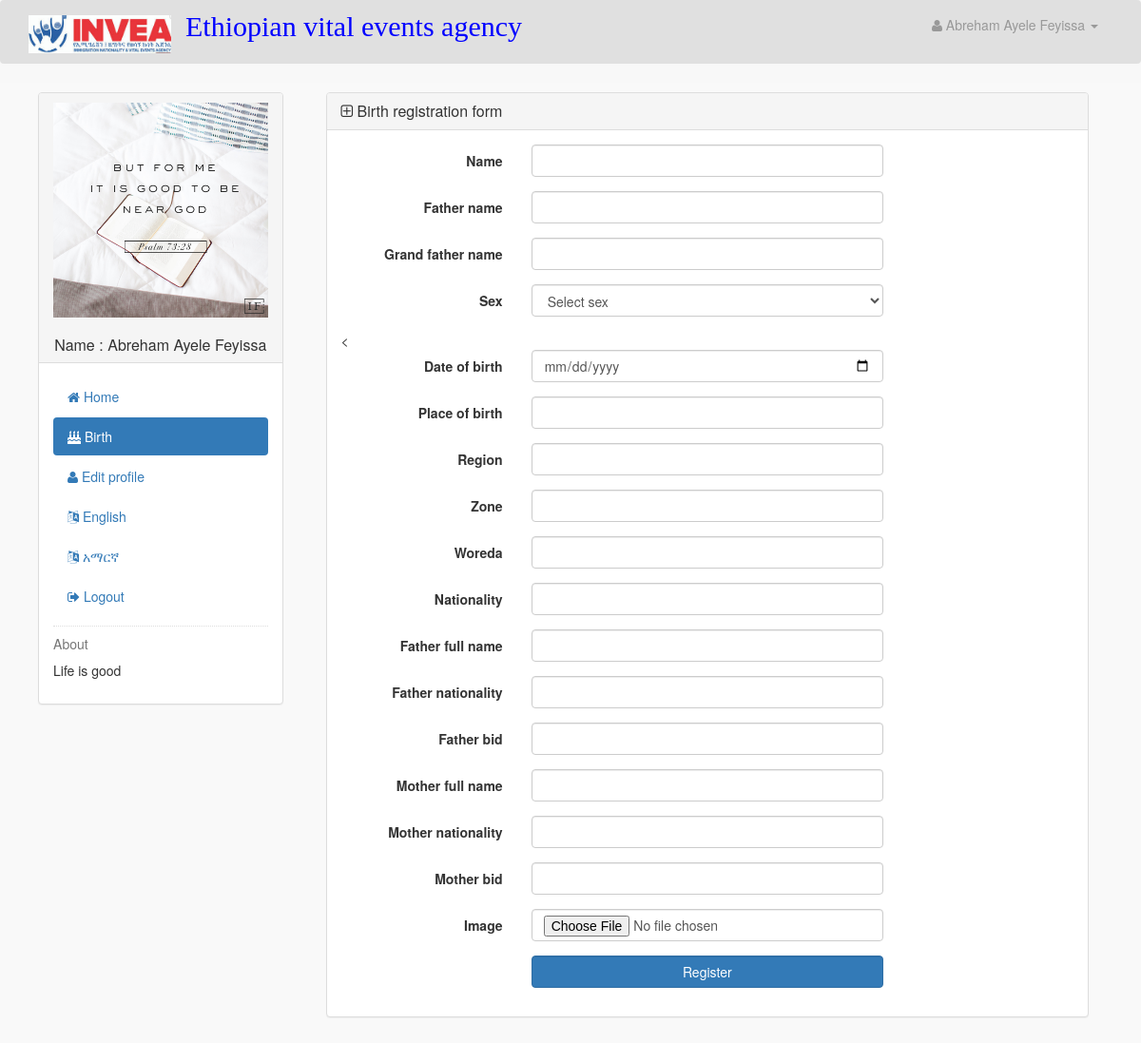
/users/registrar.php?register_birth&lang=eng (signed in), run on the app's committed database.
### tables this page shows
CREATE TABLE `user` (
  `user_id` int(10) NOT NULL,
  `user_name` varchar(255) NOT NULL,
  `user_email` varchar(255) NOT NULL,
  `user_pass` varchar(255) NOT NULL,
  `user_image` text NOT NULL,
  `user_address` text NOT NULL,
  `user_bid` int(11) NOT NULL,
  `user_position` text NOT NULL,
  `user_confrim_code` text NOT NULL,
  `user_contact` text NOT NULL,
  `user_job` text NOT NULL,
  `user_manager_id` int(11) NOT NULL,
  `user_role` text NOT NULL,
  `user_about` text NOT NULL
);

CREATE TABLE `labels` (
  `lang` varchar(50) NOT NULL,
  `name` varchar(255) NOT NULL,
  `father_name` varchar(255) NOT NULL,
  `grand_father_name` varchar(255) NOT NULL,
  `sex` varchar(255) NOT NULL,
  `date_of_birth` varchar(255) NOT NULL,
  `place_of_birth` varchar(255) NOT NULL,
  `region` varchar(255) NOT NULL,
  `zone` varchar(255) NOT NULL,
  `woreda` varchar(255) NOT NULL,
  `nationality` varchar(255) NOT NULL,
  `father_full_name` varchar(255) NOT NULL,
  `father_nationality` varchar(255) NOT NULL,
  `father_bid` varchar(255) NOT NULL,
  `mother_full_name` varchar(255) NOT NULL,
  `mother_nationality` varchar(255) NOT NULL,
  `mother_bid` varchar(255) NOT NULL,
  `image` varchar(255) NOT NULL,
  `birth` varchar(255) NOT NULL,
  `death` varchar(255) NOT NULL,
  `divorce` varchar(255) NOT NULL,
  `marriage` varchar(255) NOT NULL,
  `about` varchar(255) NOT NULL,
  `deceased_name` varchar(255) NOT NULL,
  `title` varchar(255) NOT NULL,
  `place_of_death` varchar(255) NOT NULL,
  `bid` varchar(255) NOT NULL,
  `death_cause` varchar(255) NOT NULL,
  `wife_name` varchar(255) NOT NULL,
  `husband_name` varchar(255) NOT NULL,
  `wife_bid` varchar(255) NOT NULL,
  `husband_bid` varchar(255) NOT NULL,
  `date_o_m` varchar(255) NOT NULL,
  `city` varchar(255) NOT NULL,
  `mid` varchar(255) NOT NULL,
  `divorcee_name` varchar(255) NOT NULL,
  `divorce_name` varchar(255) NOT NULL,
  `date_of_divorce` varchar(255) NOT NULL,
  `pdd` text NOT NULL
);

### users/register_birth.php (the view, shortened to what this page needs)
<?php
if(!isset($_SESSION['user_email'])){
echo "<script>window.open('../login.php','_self')</script>";
}
else {
?>
<!DOCTYPE html>
<html>
<head>
</head>
<body>
<div class="row">
<div class="col-lg-12">
<div class="panel panel-default">
<div class="panel-heading">
<h3 class="panel-title">
<i class="fa fa-plus-square-o"></i> Birth registration form
</h3>
</div>
<div class="panel-body">
<form class="form-horizontal" method="post" enctype="multipart/form-data">
<div class="form-group" >
<label class="col-md-3 control-label" > <?php echo $nm; ?></label>
<div class="col-md-6" >
<input type="text" name="name" class="form-control" required >
</div>
</div>
<div class="form-group" >
<label class="col-md-3 control-label" >  <?php echo $f_nm; ?> </label>
<div class="col-md-6" >
<input type="text" name="father_name" class="form-control" required >
</div>
</div>
<div class="form-group" >
<label class="col-md-3 control-label" > <?php echo $gf_nm; ?></label>
<div class="col-md-6" >
<input type="text" name="grand_father_name" class="form-control" required >
</div>
</div>
<div class="form-group" >
<label class="col-md-3 control-label" >  <?php echo $sex; ?>  </label>
<div class="col-md-6" >
<select class="form-control" name="gender">
<option> Select sex </option>
</select>
</div>
</div>
<<div class="form-group" >
<label class="col-md-3 control-label" >  <?php echo $date_o_b; ?> </label>
<div class="col-md-6" >
<input type="date" name="date_of_birth" class="form-control" required >
</div>
</div>
<div class="form-group" >
<label class="col-md-3 control-label" >  <?php echo $place_o_b; ?> </label>
<div class="col-md-6" >
<input type="text" name="place_of_birth" class="form-control" required >
</div>
</div>
<div class="form-group" >
<label class="col-md-3 control-label" >  <?php echo $reg; ?> </label>
<div class="col-md-6" >
<input type="text" name="region" class="form-control" required >
</div>
</div>
<div class="form-group" >
<label class="col-md-3 control-label" >  <?php echo $zn; ?> </label>
<div class="col-md-6" >
<input type="text" name="zone" class="form-control" required >
</div>
</div>
<div class="form-group" >
<label class="col-md-3 control-label" >  <?php echo $wd; ?> </label>
<div class="col-md-6" >
<input type="text" name="woreda" class="form-control" required >
</div>
</div>
<div class="form-group" >
<label class="col-md-3 control-label" >  <?php echo $nt; ?> </label>
<div class="col-md-6" >
<input type="text" name="nationality" class="form-control" required >
</div>
</div>
<div class="form-group" >
<label class="col-md-3 control-label" ><?php echo $ffn; ?></label>
<div class="col-md-6" >
<input type="text" name="father_full_name" class="form-control" required >
</div>
</div>
<div class="form-group" >
<label class="col-md-3 control-label" ><?php echo $fn; ?> </label>
<div class="col-md-6" >
<input type="text" name="father_nationality" class="form-control" required >
</div>
</div>
<div class="form-group" >
<label class="col-md-3 control-label" > <?php echo $fbid; ?> </label>
<div class="col-md-6" >
<input type="text" name="father_bid" class="form-control" required >
</div>
</div>
<div class="form-group" >
<label class="col-md-3 control-label" > <?php echo $mfn; ?> </label>
<div class="col-md-6" >
<input type="text" name="mother_full_name" class="form-control" required >
</div>
</div>
<div class="form-group" >
<label class="col-md-3 control-label" > <?php echo $mn; ?> </label>
<div class="col-md-6" >
<input type="text" name="mother_nationality" class="form-control" required >
</div>
</div>
<div class="form-group" >
<label class="col-md-3 control-label" ><?php echo $mbid; ?> </label>
<div class="col-md-6" >
<input type="text" name="mother_bid" class="form-control" required >
</div>
</div>
<div class="form-group" >
<label class="col-md-3 control-label" ><?php echo $img; ?> </label>
<div class="col-md-6" >
<input type="file" name="image" class="form-control" >
</div>
</div>
<div class="form-group" >
<label class="col-md-3 control-label" ></label>
<div class="col-md-6" >
<input type="submit" name="submit" value="Register" class="btn btn-primary form-control" >
</div>
</div>
</form>
</div>
</div>
</div>
</div>
</body>
</html>
<?php } ?>

### users/registrar.php (shortened to what this page needs)
<?php
include("../includes/db.php");
if(!isset($_SESSION['user_email'])){
echo "<script>window.open('../login.php','_self')</script>";
}
else{
?>
<?php
$user_session = $_SESSION['user_email'];
$get_user = "select * from user  where user_email='$user_session'";
$run_user = mysqli_query($con,$get_user);
$row_user = mysqli_fetch_array($run_user);
$user_id = $row_user['user_id'];
$user_name = $row_user['user_name'];
    if(isset($_GET['lang']))
    $lang=$_GET['lang'];
    else
    $lang='eng';
    $get_lang="select * from labels where lang='$lang'";
    $run_lang=mysqli_query($con,$get_lang);
        $row_lang=mysqli_fetch_array($run_lang);
        $nm=$row_lang['name'];
        $f_nm=$row_lang['father_name'];
        $gf_nm=$row_lang['grand_father_name'];
        $sex=$row_lang['sex'];
        $date_o_b=$row_lang['date_of_birth'];
        $place_o_b=$row_lang['place_of_birth'];
        $reg=$row_lang['region'];
        $zn=$row_lang['zone'];
        $wd=$row_lang['woreda'];
        $nt=$row_lang['nationality'];
        $ffn=$row_lang['father_full_name'];
        $fn=$row_lang['father_nationality'];
        $fbid=$row_lang['father_bid'];
        $mfn=$row_lang['mother_full_name'];
        $mn=$row_lang['mother_nationality'];
        $mbid=$row_lang['mother_bid'];
        $img=$row_lang['image'];
        $birth=$row_lang['birth'];
        $about=$row_lang['about'];
?>
<!DOCTYPE html>
<html>
<head>
    <link href="styles/bootstrap.min.css" rel="stylesheet">
    <link href="styles/style.css" rel="stylesheet">
    <link href="styles/main.css" rel="stylesheet">
    <link href="font-awesome/css/font-awesome.min.css" rel="stylesheet">
</head>
<body style="margin-top: 0px;">
    <div class="wrapper">
        <div class="navbar " id="navbar" style="background-color:#e0e0e0; margin-top: 0px; padding-bottom: 15px;">
            <div class="container">
                <div class="navbar-header">
                    <a class="navbar-brand home" href="../index.php">
                        <img src="images/logo.jpg" alt="vera logo" class="logo">
                    </a>
                </div>
                <div class="padding-nav">
                    <h2 class="nav navbar-nav navbar-center" style="color: blue;
            font-family:'Times New Roman', Times, serif; margin-top:10px;">
                        Ethiopian vital events agency
                    </h2>
                </div>
                <ul class=" nav navbar-right top-nav">
                    <li class="dropdown">
                        <a href="#" class="dropdown-toggle" data-toggle="dropdown">
                            <i class="fa fa-user"></i>
                            <?php echo $user_name; ?> <b class="caret"></b>
                        </a>
                    </li>
                </ul>
            </div>
        </div>
        <div id="page-wrapper">
            <div class="container-fluid">
                <div class="col-md-3">
                    <?php include("includes/sidebar.php"); ?>
                </div>
                <div class="col-md-9">
                <?php
if(isset($_GET['register_birth']))
{
    include('register_birth.php');
}
}
?>
</div>
            </div>
        </div>
    </div>
</body>
</html>

### users/includes/sidebar.php
<div class="panel panel-default sidebar-menu">
<div class="panel-heading">
<?php
$user_session = $_SESSION['user_email'];
$get_user = "select * from user where user_email='$user_session'";
$run_user = mysqli_query($con,$get_user);
$row_user = mysqli_fetch_array($run_user);
$user_image = $row_user['user_image'];
$user_name = $row_user['user_name'];
$user_about=$row_user['user_about'];
if(!isset($_SESSION['user_email'])){
}
else {
echo "
<center>
<img src='images/$user_image' class='img-responsive'>
</center>
<br>
<h3 align='center' class='panel-title'> $nm : $user_name </h3>
";
}
?>
</div>
<div class="panel-body">
<ul class="nav nav-pills nav-stacked">
<li class="<?php if(isset($_GET['home'])){ echo "active"; } ?>">
<a href="registrar.php?home&lang=<?php echo $lang; ?>"> <i class="fa fa-home" aria-hidden="true"></i> Home </a>
</li>
<li class="<?php if(isset($_GET['register_birth'])){ echo "active"; } ?>">
<a href="registrar.php?register_birth&lang=<?php echo $lang; ?>"> <i class="fa fa-birthday-cake"></i> <?php echo $birth; ?> </a>
</li>
<li class="<?php if(isset($_GET['user_profile'])){ echo "active"; } ?>">
<a href="registrar.php?user_profile=<?php echo $user_id; ?>&lang=<?php echo $lang; ?>"> <i class="fa fa-user"></i>  Edit profile</a>
</li>
<li >
<a href="registrar.php?home&lang=eng"> <i class="fa fa-language"></i>  English</a>
</li>
<li>
<a href="registrar.php?home&lang=amh"> <i class="fa fa-language"></i>    አማርኛ</a>
</li>
<li>
<a href="logout.php"> <i class="fa fa-sign-out"></i> Logout </a>
</li>
</ul>
<hr class="dotted short">
<h5 class="text-muted"> <?php echo $about; ?></h5>
<p>
<?php echo $user_about; ?>
</p>
</div>
</div>

### users/styles/style.css (style rules this page uses)
body { margin-top: 100px; }
@media (min-width: 768px) { body { margin-top: 50px; } }
#page-wrapper { width: 100%; padding: 0; background-color: #F9F9F9; }
@media (min-width: 768px) { #page-wrapper { padding: 10px; } }
.top-nav { padding: 0 15px; }
.top-nav>li { display: inline-block; float: left; }
.top-nav>li>a { padding-top: 15px; padding-bottom: 15px; line-height: 20px; color: #999; }
.panel-body { border-radius: 5px; }
hr { border: 0; height: 1px; margin: 22px 0 22px 0; }
hr.dotted { height: 0; border-bottom: 1px dotted #ddd; margin: 11px 0 11px 0; }

### users/styles/main.css (style rules this page uses)
body { background-color: rgb(248, 248, 248); }
.logo { width: 150px; }
.row { margin: 0px auto; }

### data on the page
user: user_name "Abreham Ayele Feyissa", user_image (picture), user_about "Life is good"
labels: name "Name", birth "Birth", about "About", father_name "Father name", grand_father_name "Grand father name", sex "Sex", date_of_birth "Date of birth", place_of_birth "Place of birth", region "Region", zone "Zone", woreda "Woreda", nationality "Nationality", father_full_name "Father full name", father_nationality "Father nationality", father_bid "Father bid", mother_full_name "Mother full name", mother_nationality "Mother nationality", mother_bid "Mother bid", image "Image"
